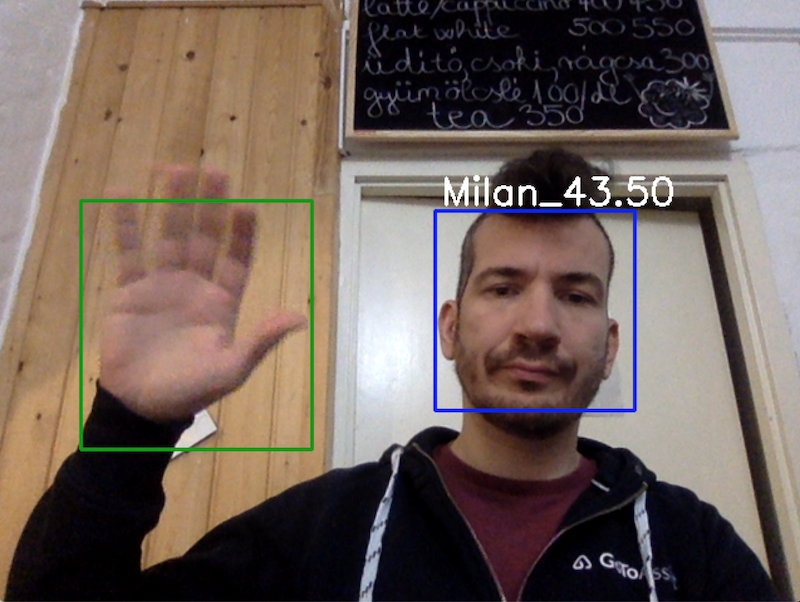
#> input picture steamberry.png, 800 x 602 px, given in place of the camera
$ python steamberry.py
#> lines starting #> are read from the running program, lines starting #| are printed output that depends on the picture; after the words box and inside, x2 and y2 are one past the last pixel; in counts of white or black regions, pixels touching at a corner belong together
# motion and face detection for steamberry cafe
# learns new face when space bar is pressed

import os # for file handling
import cv2 # for computer vision
import json # for id/name storing in file
import time # for waiting for camera
import numpy # for converting images to xml data
import random # for selecting random greeting
import imutils # for image rotation

font = cv2.FONT_HERSHEY_SIMPLEX
average = None
last_id = 1
sample_count = 0
id_to_face = { }
has_dataset = False
face_detector = cv2.CascadeClassifier('haarcascade.xml')
face_recognizer = cv2.face.LBPHFaceRecognizer_create()

texts = [ ]
last_detected_id = 0
last_text = ""
last_text_counter = 30

face_ids = [ ]
face_samples = [ ]

learn_active = False
usbcam_active = True

# read up previous dataset

if not os.path.isdir( 'dataset' ) :

    os.mkdir( "dataset" )
    print( "\nCreating directory 'dataset'" )

if os.path.isfile( 'dataset/facedata.yml' ) :

    face_recognizer.read( 'dataset/facedata.yml' )
    has_dataset = True
    print( "\nFace data loaded" )

if os.path.isfile( 'dataset/idtoname.txt' ) :

    file = open( 'dataset/idtoname.txt' , 'r' )
    id_to_face = json.loads( file.read( ) )
    last_id = id_to_face[ "0" ]   # highest id is saved to 0
    file.close( )
    print( "\nName to Id pairs loaded, highest id : " + str( last_id ) )

if os.path.isfile( 'greetings.txt' ) :

    file = open( 'greetings.txt' , 'r' )
#> (reads greetings.txt from the repository)
    texts = file.readlines( )
    print( "\nGreetings loaded " )

def detectMotion( image , grayScaleImg ):

    global font
    global average

    # blur the image

    grayScaleImage = cv2.GaussianBlur( grayScaleImg, (21, 21), 0)

    if average is None :

        average = grayScaleImage.copy().astype( "float" )

    else :

        # accumulate the weighted average between the current frame and
	    # previous frames, then compute the difference between the current
	    # frame and running average

        cv2.accumulateWeighted( grayScaleImage, average, 0.5 )
        frameDelta = cv2.absdiff( grayScaleImage , cv2.convertScaleAbs( average ) )

        # threshold the delta image, dilate the thresholded image to fill
	    # in holes, then find contours on thresholded image

        threshold = cv2.threshold( frameDelta, 5, 255, cv2.THRESH_BINARY)[1]
        threshold = cv2.dilate( threshold, None, iterations=2)

        cnts = cv2.findContours(threshold.copy(), cv2.RETR_EXTERNAL,cv2.CHAIN_APPROX_SIMPLE)
        cnts = imutils.grab_contours(cnts)

        # loop over the contours
        for c in cnts:
        # if the contour is too small, ignore it
            if cv2.contourArea(c) < 5000:
                continue

            # compute the bounding box for the contour, draw it on the frame,
            # and update the text
            (x, y, w, h) = cv2.boundingRect(c)
            cv2.rectangle( image , (x, y), (x + w, y + h), (0, 155, 0), 2)

def detectFaces( image , grayScaleImage ) :

    global font
    global last_id
    global has_dataset
    global learn_active
    global sample_count
    global face_recognizer
    global face_samples
    global face_ids
    global last_text
    global last_detected_id
    global last_text_counter

    faces = face_detector.detectMultiScale( grayScaleImage , 1.3 , 5 )

    for ( x , y , w , h ) in faces:

            # mark face in image
            cv2.rectangle( image , ( x , y ) , ( x + w , y + h ) , ( 255 , 0 , 0 ) , 2 )

            # train new face in case of train mode
            if learn_active is True :

                faceImg = grayScaleImage[ y : y + h , x : x + w ]

                cv2.putText( image , "Sample " + str( sample_count ) , ( x + 5 , y - 5 ) , font , 1 , ( 0 , 0 , 0 ) , 5 )
                cv2.putText( image , "Sample " + str( sample_count ) , ( x + 5 , y - 5 ) , font , 1 , ( 255 , 255 , 255 ) , 2 )

                # Save the captured face into the datasets folder
                cv2.imwrite( "dataset/User." + str( last_id ) + '.' + str( sample_count ) + ".jpg" , faceImg )

                # Sace the captured face in the database
                face_ids.append( last_id )
                face_samples.append( numpy.array( faceImg , 'uint8' ) )

                sample_count += 1

                # Switch off learning
                if ( sample_count == 30 ) :

                    # Save id as unknown in the id data file
                    id_to_face[ str( last_id ) ] = "Unknown"
                    last_id += 1
                    id_to_face[ "0" ] = last_id

                    file = open( 'dataset/idtoname.txt' , 'w' )
                    file.write( json.dumps( id_to_face , sort_keys=True, indent=4 ) )
                    file.close( )

                    sample_count = 0
                    learn_active = False

                    # Train and save model

                    if not has_dataset :
                        face_recognizer.train( face_samples, numpy.array( face_ids ) )
                        has_dataset = True
                    else :
                        face_recognizer.update( face_samples, numpy.array( face_ids ) )

                    # Save the model into trainer/trainer.yml
                    face_recognizer.write('dataset/facedata.yml')

                    face_samples = [ ]
                    face_ids = [ ]

                    print( "\nModel saved." )

            # detect face if not training
            else :

                id = 0
                confidence = 0

                if has_dataset :

                    id, confidence = face_recognizer.predict( grayScaleImage[ y : y + h , x : x + w ] )

                name = "Ismeretlen"
                if confidence < 90 and has_dataset :

                    name = id_to_face[ str( id ) ]

                    if id != last_detected_id and last_text_counter == 30 :

                        last_detected_id = id
                        last_text = random.choice( texts )[ :-1 ]
                        last_text_counter = 0

                size = cv2.getTextSize(name, font, 1, 2)
                cv2.putText( image , name , ( x + int ( w / 2 - size[0][0] / 2 ) , y - 5 ) , font , 1 , ( 0 , 0 , 0 ) , 5 )
                cv2.putText( image , name , ( x + int ( w / 2 - size[0][0] / 2 ) , y - 5 ) , font , 1 , ( 255 , 255 , 255 ) , 2 )

    if last_text_counter < 30 :

        last_text_counter += 1
        size = cv2.getTextSize(last_text, font, 0.8, 2)
        cv2.putText( image , last_text , ( int ( image.shape[1] / 2 - size[0][0] / 2 ) , 400 ) , font , 0.8 , ( 0 , 0 , 0 ) , 5 )
        cv2.putText( image , last_text , ( int ( image.shape[1] / 2 - size[0][0] / 2 ) , 400 ) , font , 0.8 , ( 255 , 255 , 255 ) , 2 )


def startDetection( ) :

    global learn_active

    cam = None
    raw = None

    if usbcam_active :

        cam = cv2.VideoCapture(0)
        cam.set(3, 640) # set video width
        cam.set(4, 480) # set video height

    else :

        from picamera.array import PiRGBArray
        from picamera import PiCamera

        cam = PiCamera()
        cam.resolution = (640,480)
        cam.framerate = 6
        time.sleep(0.1)
        raw = PiRGBArray(cam)

    while( True ):

        # get image from camera

        if usbcam_active :

            # from usb camera
            result, image = cam.read()

        else :

            # from pi camera
            cam.capture( raw , format = "bgr" , use_video_port = True )
            image = imutils.rotate_bound( raw.array , 90 )

        # convert to grayscale

        grayScaleImage = cv2.cvtColor( image , cv2.COLOR_BGR2GRAY)

        detectMotion( image , grayScaleImage )
        detectFaces( image , grayScaleImage )

        cv2.imshow( 'camera' , image )

        # epty raw rgb array in case of pi camera

        if raw != None :
            raw.truncate( 0 )

        # key handling

        k = cv2.waitKey( 10 ) & 0xff # Press 'ESC' for exiting video

        if k == 27:
            print( "\nExiting" )
            break
        if k == 0x20 and learn_active == False : # Space
            print( "\nStarting training..." )
            learn_active = not learn_active

        time.sleep(0.1)

startDetection()
#> in startDetection, image is the input picture: shape (602, 800, 3); mean B, G, R 91.5, 98.8, 113.7
#> in startDetection, `grayScaleImage = cv2.cvtColor( image , cv2.COLOR_BGR2GRAY)`:
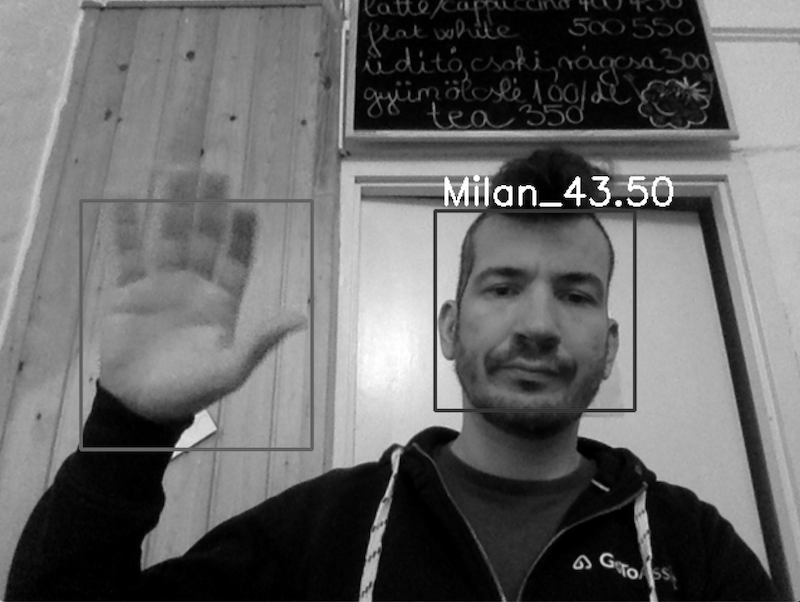
#> grayScaleImage: shape (602, 800); min 0, max 255, mean 102.4
#> in detectMotion, `grayScaleImage = cv2.GaussianBlur( grayScaleImg, (21, 21), 0)`:
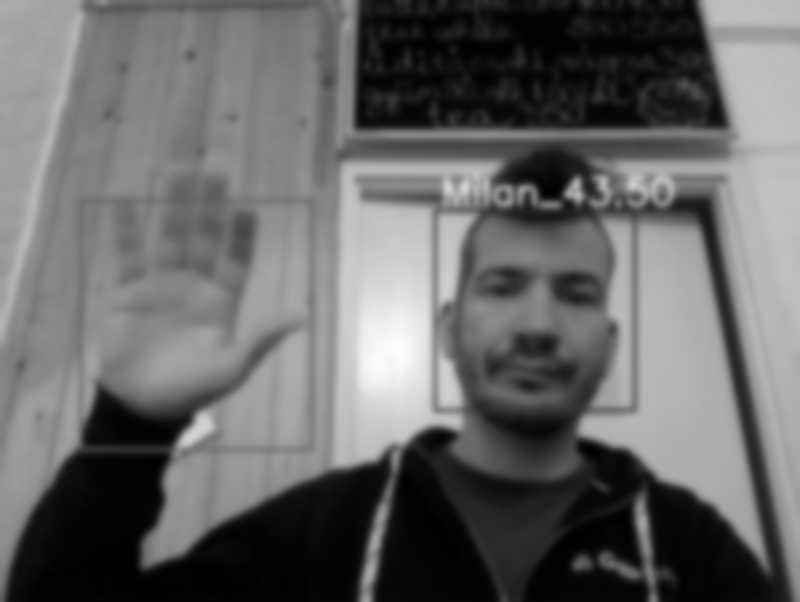
#> grayScaleImage: shape (602, 800); min 0, max 253, mean 102.4
#> in detectFaces, `faces = face_detector.detectMultiScale( grayScaleImage , 1.3 , 5 )`: faces = [[438, 213, 201, 201]]
#> the loop in detectFaces, `for ( x , y , w , h ) in faces:` made 1 pass
#> (x, y, w, h, id, confidence, name, size) on pass 1: (438, 213, 201, 201, 0, 0, 'Ismeretlen', ((163, 22), 10))
#> after the loop in detectFaces, `for ( x , y , w , h ) in faces:`:
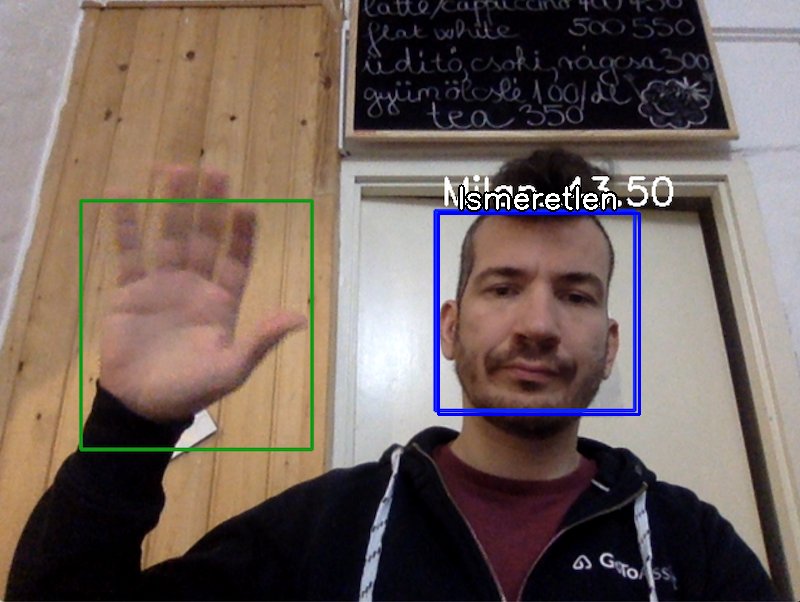
#> image: shape (602, 800, 3); 1% of pixels changed, all inside (x1, y1, x2, y2) = (437, 184, 641, 416)
#> after the loop in detectFaces, `for ( x , y , w , h ) in faces:`: face_ids = []; has_dataset = False; id_to_face = 0 items; last_detected_id = 0; last_id = 1; last_text = ''; last_text_counter = 30; learn_active = False; sample_count = 0
#> (key Esc is pressed here)
